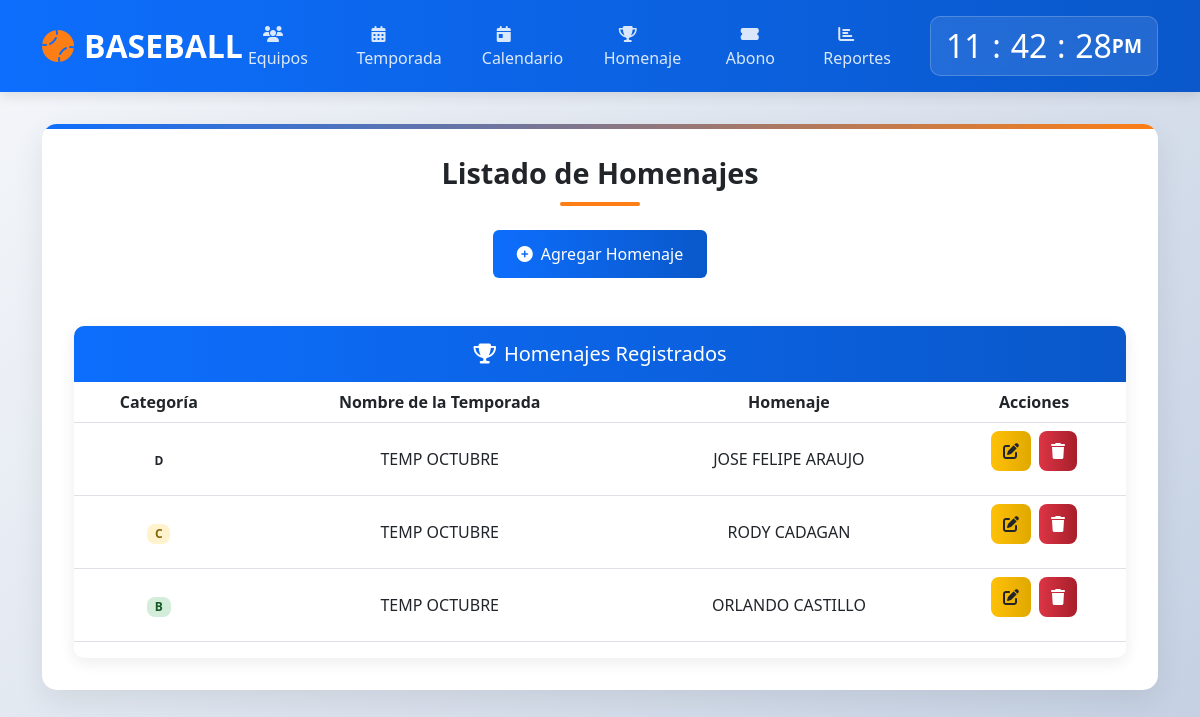
/modulos/homenaje/homenaje.php, run on the app's committed database.
### tables this page shows
CREATE TABLE `homenaje` (
  `id_hnr` int(100) NOT NULL,
  `id_temp` int(100) NOT NULL,
  `categoria` varchar(1) NOT NULL,
  `honor` text DEFAULT NULL,
  `prize_four` int(1) DEFAULT NULL,
  `cant_four` int(100) DEFAULT NULL,
  `prize_once` int(1) DEFAULT NULL,
  `cant_once` int(100) DEFAULT NULL,
  `prize_second` int(1) DEFAULT NULL,
  `cant_second` int(100) DEFAULT NULL,
  `prize_third` int(1) DEFAULT NULL,
  `cant_third` int(100) DEFAULT NULL,
  `prize_pg` int(1) DEFAULT NULL,
  `cant_pg` int(100) DEFAULT NULL,
  `prize_pe` int(1) DEFAULT NULL,
  `cant_pe` int(100) DEFAULT NULL,
  `prize_lbt` int(1) DEFAULT NULL,
  `cant_lbt` int(100) DEFAULT NULL,
  `prize_lj` int(1) DEFAULT NULL,
  `cant_lj` int(100) DEFAULT NULL,
  `prize_ld` int(1) DEFAULT NULL,
  `cant_ld` int(100) DEFAULT NULL,
  `prize_lt` int(1) DEFAULT NULL,
  `cant_lt` int(100) DEFAULT NULL,
  `prize_lca` int(1) DEFAULT NULL,
  `cant_lca` int(100) DEFAULT NULL,
  `prize_lce` int(1) DEFAULT NULL,
  `cant_lce` int(100) DEFAULT NULL,
  `prize_lp` int(1) DEFAULT NULL,
  `cant_lp` int(100) DEFAULT NULL,
  `prize_lb` int(1) DEFAULT NULL,
  `cant_lb` int(100) DEFAULT NULL
);

CREATE TABLE `temporada` (
  `id_temp` int(100) NOT NULL,
  `name_temp` text NOT NULL,
  `categoria` varchar(1) NOT NULL,
  `partidas` int(100) NOT NULL,
  `innings` int(10) NOT NULL,
  `valor` decimal(10,2) NOT NULL,
  `nequipos` int(10) NOT NULL,
  `activo` int(1) DEFAULT NULL
);

### modulos/homenaje/homenaje.php (the view, shortened to what this page needs)
<?php
$con = conectar();
?>
<!DOCTYPE html>
<html lang="es">
<head>
    <link href="https://cdn.jsdelivr.net/npm/bootstrap@5.3.0/dist/css/bootstrap.min.css" rel="stylesheet">
    <link rel="stylesheet" href="https://cdnjs.cloudflare.com/ajax/libs/font-awesome/6.4.0/css/all.min.css">
</head>
<body>
    <header class="header">
        <div class="container">
            <div class="d-flex justify-content-between align-items-center">
                <a href="../../" class="logo">
                    <i class="fas fa-baseball-ball"></i>BASEBALL
                </a>
                <ul class="navigation">
                    <li><a href="../equipos/"><i class="fas fa-users"></i> Equipos</a></li>
                    <li><a href="../juego/"><i class="fas fa-calendar-alt"></i> Temporada</a></li>
                    <li><a href="../calendario/"><i class="fas fa-calendar-day"></i> Calendario</a></li>
                    <li><a href="../homenaje/homenaje.php"><i class="fas fa-trophy"></i> Homenaje</a></li>
                    <li><a href="../abonos/"><i class="fas fa-ticket-alt"></i> Abono</a></li>
                    <li><a href="../reporte/reporte.php"><i class="fas fa-chart-bar"></i> Reportes</a></li>
                </ul>
                <div class="clock-container">
                    <div class="clock">
                        <h2 id="hour">00</h2><h2 class="dot">:</h2>
                        <h2 id="minute">00</h2><h2 class="dot">:</h2>
                        <h2 id="seconds">00</h2><span id="ampm">AM</span>
                    </div>
                </div>
            </div>
        </div>
    </header>
    <main class="main-content">
        <div class="container">
            <div class="content-container">
                <h1 class="page-title">Listado de Homenajes</h1>
                <div class="text-center">
                    <a href="form.php">
                        <button type="button" class="btn btn-primary" data-bs-toggle="tooltip" data-bs-placement="top" title="Agregar nuevo homenaje">
                            <i class="fas fa-plus-circle me-2"></i>Agregar Homenaje
                        </button>
                    </a>
                </div>
                <div class="table-container">
                    <div class="table-header">
                        <h5 class="mb-0"><i class="fas fa-trophy me-2"></i>Homenajes Registrados</h5>
                    </div>
                    <div class="table-responsive">
                        <table class="table table-hover">
                            <thead class="thead-dark">
                                <tr>
                                    <th>Categoría</th>
                                    <th>Nombre de la Temporada</th>
                                    <th>Homenaje</th>
                                    <th>Acciones</th>
                                </tr>
                            </thead>
                            <tbody>
                                <?php
                                $obtener = "SELECT homenaje.*, temporada.* FROM homenaje INNER JOIN temporada
                                ON homenaje.id_temp = temporada.id_temp ORDER BY homenaje.categoria DESC, homenaje.id_hnr DESC";
                                $query = mysqli_query($con, $obtener);
                                $num = mysqli_num_rows($query);
                                if ($num >= 1) {
                                    while ($data = mysqli_fetch_array($query)) {
                                        $categoria_class = 'categoria-' . strtolower($data['categoria'][0]);
                                ?>
                                <tr>
                                    <td>
                                        <span class="categoria-badge <?php echo $categoria_class; ?>">
                                            <?php echo $data['categoria']; ?>
                                        </span>
                                    </td>
                                    <td><?php echo htmlspecialchars($data['name_temp']); ?></td>
                                    <td><?php echo htmlspecialchars($data['honor']); ?></td>
                                    <td>
                                        <div class="action-buttons">
                                            <a href="formedit.php?id=<?php echo $data['id_hnr']; ?>" data-bs-toggle="tooltip" data-bs-placement="top" title="Editar">
                                                <button type="button" class="buto btn btn-warning">
                                                    <i class="fas fa-edit"></i>
                                                </button>
                                            </a>
                                            <a href="delet.php?id=<?php echo $data['id_hnr']; ?>" data-bs-toggle="tooltip" data-bs-placement="top" title="Eliminar" onclick="return confirm('¿Estás seguro de eliminar este homenaje?')">
                                                <button type="button" class="buto btn btn-danger">
                                                    <i class="fas fa-trash"></i>
                                                </button>
                                            </a>
                                        </div>
                                    </td>
                                </tr>
                                <?php
                                    }
                                } else {
                                    echo '<tr><td colspan="5" class="empty-state"><i class="fas fa-inbox"></i><br>No hay homenajes registrados</td></tr>';
                                }
                                ?>
                            </tbody>
                        </table>
                    </div>
                </div>
            </div>
        </div>
    </main>
</body>
</html>

### modulos/homenaje/homenaje.php (style rules this page uses)
:root { --primary-color: #0d6efd; --secondary-color: #fd7e14; --dark-color: #212529; --light-color: #f8f9fa; --success-color: #198754; --danger-color: #dc3545; --warning-color: #ffc107; --info-color: #0dcaf0; }
body { font-family: 'Segoe UI', Tahoma, Geneva, Verdana, sans-serif; background: linear-gradient(135deg, #f5f7fa 0%, #c3cfe2 100%); min-height: 100vh; margin: 0; padding: 0; color: #333; }
.header { background: linear-gradient(90deg, var(--primary-color) 0%, #0a58ca 100%); color: white; padding: 1rem 0; box-shadow: 0 4px 12px rgba(0, 0, 0, 0.1); position: sticky; top: 0; z-index: 1000; }
.logo { font-size: 2rem; font-weight: 700; color: white; text-decoration: none; display: flex; align-items: center; }
.logo i { margin-right: 10px; color: var(--secondary-color); transition: transform 0.3s; }
.navigation { display: flex; list-style: none; margin: 0; padding: 0; }
.navigation li { margin: 0 5px; }
.navigation a { color: rgba(255, 255, 255, 0.85); text-decoration: none; padding: 10px 15px; border-radius: 6px; transition: all 0.3s; font-weight: 500; }
.clock-container { background: rgba(255, 255, 255, 0.1); border-radius: 10px; padding: 10px 15px; backdrop-filter: blur(10px); border: 1px solid rgba(255, 255, 255, 0.2); }
.clock { display: flex; align-items: center; color: white; font-size: 1.2rem; font-weight: 600; }
.clock h2 { margin: 0; min-width: 28px; text-align: center; }
.dot { margin: 0 5px; }
.main-content { padding: 2rem 0; }
.content-container { background: white; border-radius: 15px; box-shadow: 0 10px 30px rgba(0, 0, 0, 0.08); padding: 2rem; position: relative; overflow: hidden; margin: 0 auto; }
.content-container::before { content: ''; position: absolute; top: 0; left: 0; width: 100%; height: 5px; background: linear-gradient(90deg, var(--primary-color) 0%, var(--secondary-color) 100%); }
.page-title { font-size: 1.8rem; font-weight: 700; color: var(--dark-color); margin-bottom: 1.5rem; position: relative; padding-bottom: 15px; text-align: center; }
.page-title::after { content: ''; position: absolute; bottom: 0; left: 50%; transform: translateX(-50%); width: 80px; height: 4px; background: var(--secondary-color); border-radius: 2px; }
.btn { border-radius: 6px; font-weight: 500; padding: 0.75rem 1.5rem; transition: all 0.3s; margin-bottom: 1rem; }
.btn-primary { background: linear-gradient(90deg, var(--primary-color) 0%, #0a58ca 100%); border: none; color: white; }
.btn-warning { background: linear-gradient(90deg, var(--warning-color) 0%, #e0a800 100%); border: none; color: var(--dark-color); }
.btn-danger { background: linear-gradient(90deg, var(--danger-color) 0%, #a71e2a 100%); border: none; color: white; }
.table-container { margin-top: 2rem; overflow: hidden; border-radius: 10px; box-shadow: 0 4px 15px rgba(0, 0, 0, 0.08); }
.table-header { background: linear-gradient(90deg, var(--primary-color) 0%, #0a58ca 100%); color: white; padding: 1rem; text-align: center; }
table { width: 100%; border-collapse: collapse; margin-bottom: 0; }
th { background: #f8f9fa; color: var(--dark-color); padding: 12px; text-align: center; font-weight: 600; border-bottom: 2px solid #dee2e6; }
td { padding: 12px; text-align: center; vertical-align: middle; border-bottom: 1px solid #dee2e6; }
tr:nth-child(even) { background-color: #f8f9fa; }
.categoria-badge { display: inline-block; padding: 0.35em 0.65em; font-size: 0.75em; font-weight: 700; line-height: 1; text-align: center; white-space: nowrap; vertical-align: baseline; border-radius: 0.5rem; text-transform: uppercase; }
.categoria-b { background-color: #d4edda; color: #155724; }
.categoria-c { background-color: #fff3cd; color: #856404; }
.action-buttons { display: flex; gap: 0.5rem; justify-content: center; }
.buto { padding: 0.5rem 0.75rem; border-radius: 0.5rem; transition: all 0.3s; }

### data on the page
homenaje: id_temp.categoria "D", id_temp.name_temp "TEMP OCTUBRE", honor "JOSE FELIPE ARAUJO"
homenaje: id_temp.categoria "C", id_temp.name_temp "TEMP OCTUBRE", honor "RODY CADAGAN"
homenaje: id_temp.categoria "B", id_temp.name_temp "TEMP OCTUBRE", honor "ORLANDO CASTILLO"
